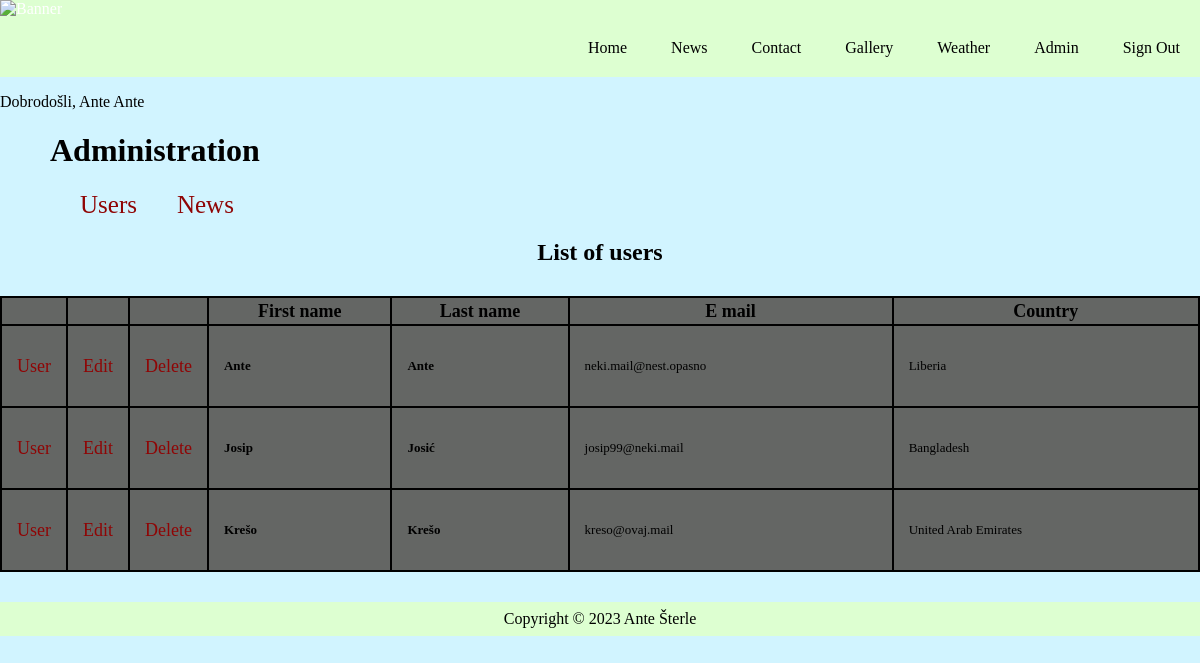
Screenshot of /index.php?menu=6 (signed in) with the database file from the repository.
### tables this page shows
CREATE TABLE `users` (
  `id` int(11) NOT NULL,
  `firstname` varchar(255) NOT NULL,
  `lastname` varchar(255) NOT NULL,
  `email` varchar(255) NOT NULL,
  `username` varchar(255) NOT NULL,
  `password` varchar(255) NOT NULL,
  `country` char(2) NOT NULL,
  `date` timestamp NOT NULL DEFAULT current_timestamp() ON UPDATE current_timestamp(),
  `archive` enum('Y','N') NOT NULL DEFAULT 'Y',
  `role` int(1) NOT NULL DEFAULT 3
);

CREATE TABLE `countries` (
  `id` int(11) NOT NULL,
  `country_code` varchar(2) NOT NULL,
  `country_name` varchar(50) NOT NULL
);

### admin_users.php (the view, shortened to what this page needs)
<?php
	if (isset($_GET['id']) && $_GET['id'] != '') {
		$query  = "SELECT * FROM users";
		$query .= " WHERE id=".$_GET['id'];
		$result = @mysqli_query($MySQL, $query);
		$row = @mysqli_fetch_array($result);
		print '
		<h2>User profile</h2>
		<p><b>First name:</b> ' . $row['firstname'] . '</p>
		<p><b>Last name:</b> ' . $row['lastname'] . '</p>
		<p><b>Username:</b> ' . $row['username'] . '</p>';
		$_query  = "SELECT * FROM countries";
		$_query .= " WHERE country_code='" . $row['country'] . "'";
		$_result = @mysqli_query($MySQL, $_query);
		$_row = @mysqli_fetch_array($_result);
		print '
		<p><b>Country:</b> ' .$_row['country_name'] . '</p>
		<p><b>Date:</b> ' . pickerDateToMysql($row['date']) . '</p>
		<p><a href="index.php?menu='.$menu.'&amp;action='.$action.'">Back</a></p>';
	}
	else {
		if($_SESSION['user']['role'] == 1){
			print '
			<h2>List of users</h2>
			<div id="users">
				<table>
					<thead>
						<tr>
							<th width="16"></th>
							<th width="16"></th>
							<th width="16"></th>
							<th>First name</th>
							<th>Last name</th>
							<th>E mail</th>
							<th>Country</th>
						</tr>
					</thead>
					<tbody>';
						$query  = "SELECT * FROM users";
						$result = @mysqli_query($MySQL, $query);
						while($row = @mysqli_fetch_array($result)) {
							print '
							<tr>
								<td><a href="index.php?menu='.$menu.'&amp;action='.$action.'&amp;id=' .$row['id']. '"><p>User</p></a></td>
								<td>';
									if ($_SESSION['user']['role'] == 1) {
										print '<a href="index.php?menu='.$menu.'&amp;action='.$action.'&amp;edit=' .$row['id']. '"><p>Edit</p></a></td>';
									}
								print '
								<td>';
									if ($_SESSION['user']['role'] == 1) {
										print '<a href="index.php?menu='.$menu.'&amp;action='.$action.'&amp;delete=' .$row['id']. '"><p>Delete</p></a>';
									}
								print '
								</td>
								<td><strong>' . $row['firstname'] . '</strong></td>
								<td><strong>' . $row['lastname'] . '</strong></td>
								<td>' . $row['email'] . '</td>
								<td>';
									$_query  = "SELECT * FROM countries";
									$_query .= " WHERE country_code='" . $row['country'] . "'";
									$_result = @mysqli_query($MySQL, $_query);
									$_row = @mysqli_fetch_array($_result, MYSQLI_ASSOC);
									print $_row['country_name'] . '
								</td>
							</tr>';
						}
				print '
					</tbody>
				</table>
			</div>';
		}
	}
?>

### index.php (shortened to what this page needs)
<?php
if(isset($_GET['menu'])) { $menu   = (int)$_GET['menu']; }
print'
<!doctype html>
<html lang="hr">
	<head>
		<meta http-equiv="content-type" content="text/html; charset=utf-8">
		<meta name="description" content="site">
		<meta name="keywords" content="site">
		<meta name="author" content="Ante Šterle">
		<meta name="viewport" content="width=device-width, initial-scale=1.0">
		<title>SK Portal</title>
		<link rel="shortcut icon" type="image/png" href="images/favico.png">
		<link rel="stylesheet" href="style.css" type="text/css">
	</head>
	<body>
	<header>
		<div class="navigation">
		'; if ($_GET['menu'] > 1) { print '<img src="images/banner_2.png" width="100%" alt="Banner">'; } else { print '<img src="images/banner.png" width="100%" alt="Banner">'; }  print '
		<nav>
			<ul>
				<li><a href="index.php?menu=1">Home</a></li>
				<li><a href="index.php?menu=2">News</a></li>
				<li><a href="index.php?menu=3">Contact</a></li>
				<li><a href="index.php?menu=8">Gallery</a></li>
				<li><a href="index.php?menu=7">Weather</a></li>';
				if (!isset($_SESSION['user']['valid']) || $_SESSION['user']['valid'] == 'false') {
					print '
					<li><a href="index.php?menu=4">Register</a></li>
					<li><a href="index.php?menu=5">Sign In</a></li>';
				}
				else if ($_SESSION['user']['valid'] == 'true') {
					print '
					<li><a href="index.php?menu=6">Admin</a></li>
					<li><a href="sign_out.php">Sign Out</a></li>';
				} print'
			</ul>
		</nav>
		</div>
	</header>
	<main>';
	print '<div>';
		if (isset($_SESSION['message'])) {
			print $_SESSION['message'];
		}
		if (!isset($_GET['menu']) || $_GET['menu'] == 1) { include("home.php"); }
		else if ($_GET['menu'] == 2) { include("news.php"); }
		else if ($_GET['menu'] == 3) { include("contact.php"); }
		else if ($_GET['menu'] == 4) {print '<div class="form">'; include("registration.php"); print'</div>';}
		else if ($_GET['menu'] == 5) { include("sign_in.php"); }
		else if ($_GET['menu'] == 6) { print '<div class="admin">'; include("admin.php"); print'</div>'; }
		else if ($_GET['menu'] == 7) { include("weather.php");}
		else if ($_GET['menu'] == 8) { include("gallery.php");} print'
	</main>
	<div class="footer">
	<footer><p>Copyright &copy; 2023 Ante Šterle</p>
	</footer>
	</div>
	</body>
</html>';

### admin.php
<?php
	if ($_SESSION['user']['valid'] == 'true') {
		if (!isset($action)) { $action = 1; }
		print '
		<h1 style="margin-left:50px">Administration</h1>
		<div id="admin">
			<ul>';
				if($_SESSION['user']['role'] == 1){
				print'
				<li><a href="index.php?menu=6&amp;action=1">Users</a></li>';
				}
			print'<li><a href="index.php?menu=6&amp;action=2">News</a></li>
			</ul>';
			if ($action == 1) { include("admin_users.php"); }
			else if ($action == 2) { include("admin_news.php"); }
		print '
		</div>';
	}
	else {
		$_SESSION['message'] = '<p>Not logged in.</p>';
		header("Location: index.php?menu=5");
	}
?>

### style.css (style rules this page uses)
body { margin: 0px; font-family: "Times New Roman", serif; background-color: #D1F4FF; }
header { background: #DDFFD1; color: white; text-transform: center; }
.navigation img { width: 100%; }
.navigation nav ul { background-color: #DDFFD1; overflow: hidden; list-style: none; text-align: right; padding: 5px 0px 20px 0px; }
.navigation nav ul li { display: inline-block; padding: 0px 20px 0px 20px; }
.navigation a { text-decoration: none; color: #000000; }
.footer footer { background-color: #DDFFD1; padding: 0.5em; clear: both; }
.footer footer p { text-align: center; margin: 0em; color: black; }
#admin ul { list-style: none; margin-left: 20px; }
#admin ul li { display: inline-block; padding: 0px 20px 0px 20px; }
#admin ul li a { color: rgb(143, 5, 5); font-size: 25px; text-decoration: none; }
#admin h2 { text-align: center; }
#admin p { text-align: center; }
table { background: black; border-color: #000000; font-size: 12px; line-height: 24px; margin: 30px auto; text-align: left; width: 100%; }
td { padding: 10px 15px; position: relative; }
tr { background-color: #646664; }
tr td a { color: rgb(143, 5, 5); text-decoration: none; font-size: 18px; }
thead tr th { font-size: 18px; text-align:center; }
tbody tr td { font-size: 13px; }

### rows the page displays
users: firstname "Ante", lastname "Ante", email "neki.mail@nest.opasno", countries.country_name "Liberia"
users: firstname "Josip", lastname "Josić", email "josip99@neki.mail", countries.country_name "Bangladesh"
users: firstname "Krešo", lastname "Krešo", email "kreso@ovaj.mail", countries.country_name "United Arab Emirates"

### other values shown
$_SESSION['message'] "Dobrodošli, Ante Ante"
